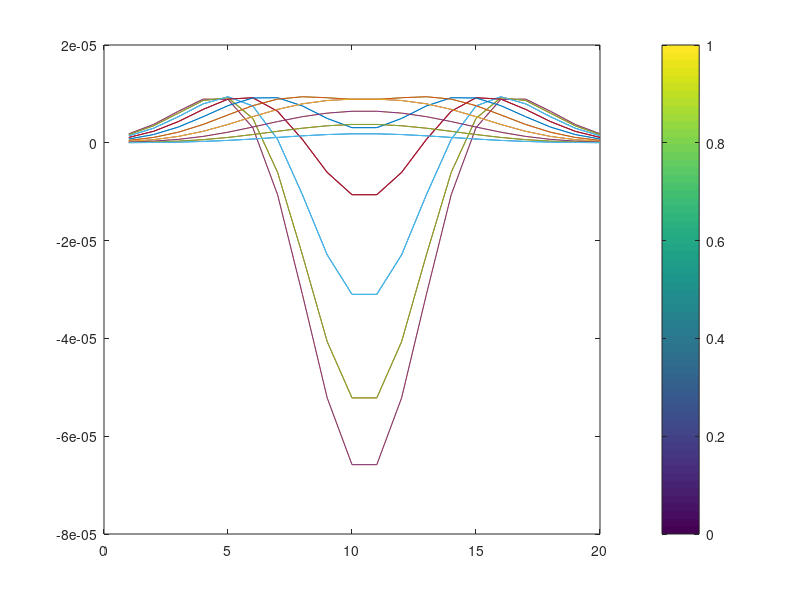
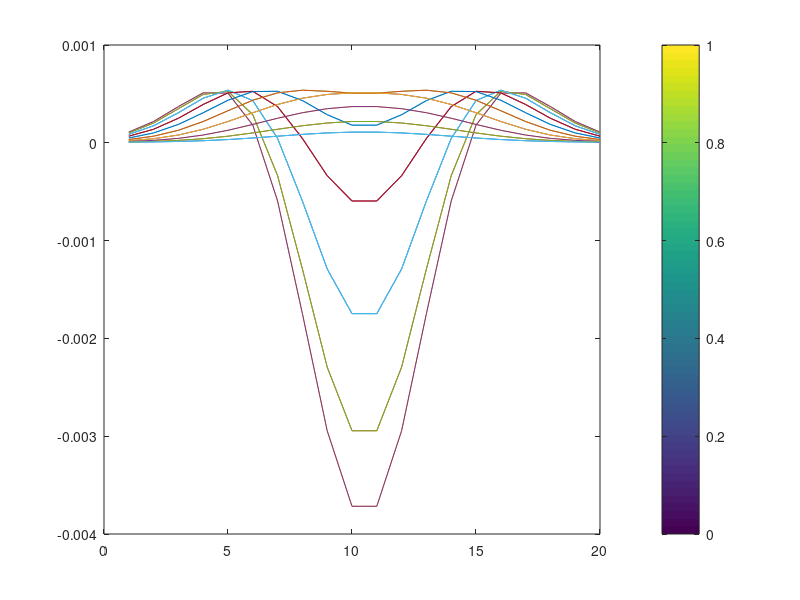

MATLAB code for these plots, in order: (Note: this script raises an error after producing the figures.)
%Agnes Liu 260713093
                              % a. 

%Create 20-rectangular image
biggest(1:300,1:300) = 0.2;
for c=1:30
    height = rand()*150;
    width = rand()*150;
    i20t = rand();
    x = rand()*250;
    y = rand()*250;
    biggest(5+y:y+height,5+x:x+width) = i20t;
end
crop = biggest(1:250,1:250);
recImg = cat(3,crop,crop,crop);
% figure,imshow(crop);
% imwrite(crop,"2a_rectangula.png");
% commented so that it's not updated when run;


                            %b. 
%i. implement a laplacian of gaussian filter (with fspecial)
% can I directly use fspecial's laplacian of gaussian?
log1 = fspecial('log',20,3);
figure, plot(log1)
colorbar;

% if not, here's an implementation
h = fspecial('gaussian',20,3);
f_log = zeros(20,20);
sum_log = 0;

for i = 1:20
  for j = 1:20
    d = (i-(20+1)/2)^2 + (j-(20+1)/2)^2;
    f_log(i,j) = ((d-2*3^2)*h(i,j))/((3^4));
    sum_log = sum_log+f_log(i,j);
  end
end
log = f_log - sum_log/20^2;

%ii.show image of filter with colorbar
figure, plot(log)
colorbar;
% we can see the 2 images are identical


                                %c. 


%i.Filter my rectangular image with Laplacian-Gaussian
rect = im2double(imread("2a_rectangular.png"));
frect = imfilter(rect,log1,'conv');
fr = frect*100;%just for visualization
figure, imshow(fr);
imwrite(fr,"2c_filtered_rect.jpg");

%ii. find zero crossing & create a binary image
[m,n]=size(frect);
binary = zeros(m,n);
x = 2:n-1;
y = 2:m-1;
binary(y,x) = frect(y,x-1)*frect(y,x+1)<0 | frect(y-1,x)*frect(y+1,x)<0 | frect(y-1,x-1)*frect(y+1,x+1)<0;
figure,imshow(binary);
imwrite(binary,'2c_zerocrossing.jpg');
% with circshift
fr1 = circshift(frect,1);
bin(y,x) = fr1(y,x-1)*fr1(y,x+1)<0 | fr1(y-1,x)*fr1(y+1,x)<0 | frect(y-1,x-1)*frect(y+1,x+1)<0;
figure,imshow(bin);
imwrite(bin,'2c_circshifted_zerocrossing.jpg');


                                %d 

                                
% sample noise values ~G(0,std = 1/10 of image) 
sigma = std(rect)/10;
noise = sigma.*randn(m,n);
% add this noise to my image, then repeat
newimg = imadjust(noise+rect);
imwrite(newimg,"2d_noisy.jpg");
frect = imfilter(newimg,log1,'conv');
fr = imadjust(frect);
figure, imshow(fr);
imwrite(fr,"2d_filtered_noisy.jpg");

binary(y,x) = frect(y,x-1)*frect(y,x+1)<0 | frect(y-1,x)*frect(y+1,x)<0 | frect(y-1,x-1)*frect(y+1,x+1)<0;
figure,imshow(binary);
imwrite(binary,'2d_zerocrossing.jpg');

fr1 = circshift(frect,1);
bin(y,x) = fr1(y,x-1)*fr1(y,x+1)<0 | fr1(y-1,x)*fr1(y+1,x)<0 | frect(y-1,x-1)*frect(y+1,x+1)<0;
figure,imshow(bin);
imwrite(bin,'2d_circshifted_zerocrossing.jpg');


                            %e


%use a log with sigma=6, width = 40
new_log = fspecial('log',40,6);
frect = imfilter(newimg,new_log,'conv');
fr = imadjust(frect);
figure, imshow(fr);
imwrite(fr,"2e_filtered_noisy.jpg");

binary(y,x) = frect(y,x-1)*frect(y,x+1)<0 | frect(y-1,x)*frect(y+1,x)<0 | frect(y-1,x-1)*frect(y+1,x+1)<0;
figure,imshow(binary);
imwrite(binary,'2e_zerocrossing.jpg');
